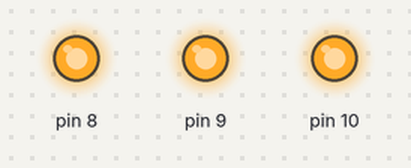
A sketch run on a simulated Arduino Uno, built with avr-gcc and run on an emulated ATmega328P. On the bench: output pins drawn as LEDs (lit = HIGH).

Above: at 0.5 s.
At 3.5 s:
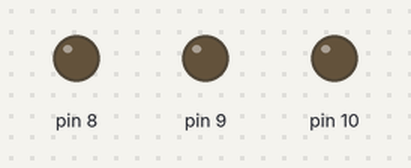
Timing chart, 0 to 4.6 s (numbered marks = the images above):
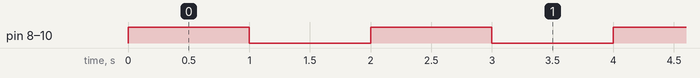

The sketch:

MasRapido.ino
```cpp
void setup() {
  pinMode(8, OUTPUT);
  pinMode(9, OUTPUT);
  pinMode(10, OUTPUT);
}

void loop() {

  for (int i=8 ; i <= 10+1 ; i++)
  {
         digitalWrite( i , HIGH) ;
  }

  delay (1000) ;

  for (int i=8 ; i <= 10+1 ; i++){
    digitalWrite( i , LOW);
  }
  delay (1000) ;
}
```

Measured:
- by itself, pin 8–10: alternates HIGH for 1.0 s and LOW for 1.0 s
